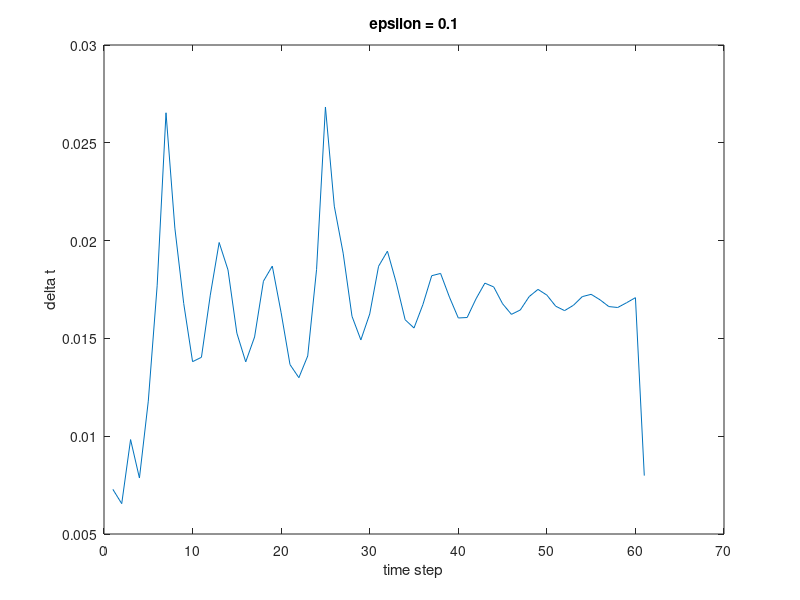
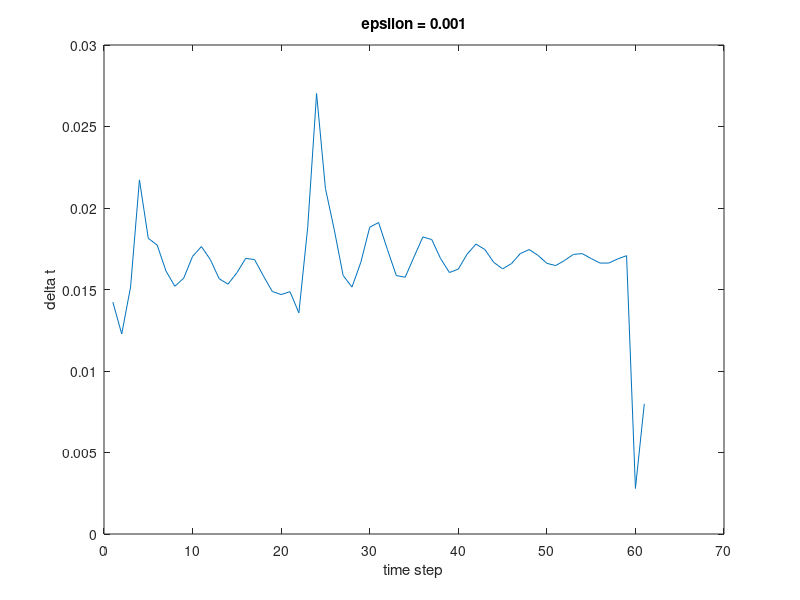

The MATLAB script that drew these images, in order:
f1 = @(t,y) (-150)*y + 49 - 150*t;

figure(1)
epsilon=0.1;
[t,u] = ode23(f1,[0,1],1/3 + epsilon);
for i=1:length(t)-1
    delta_t(i) = t(i + 1) - t(i);
end
plot(delta_t)
title("epsilon = 0.1")
xlabel("time step")
ylabel("delta t")

figure(2)
epsilon=0.001;
[t,u] = ode23(f1,[0,1],1/3 + epsilon);
for i=1:length(t)-1
    delta_t(i) = t(i + 1) - t(i);
end
plot(delta_t)
plot(delta_t)
title("epsilon = 0.001")
xlabel("time step")
ylabel("delta t")